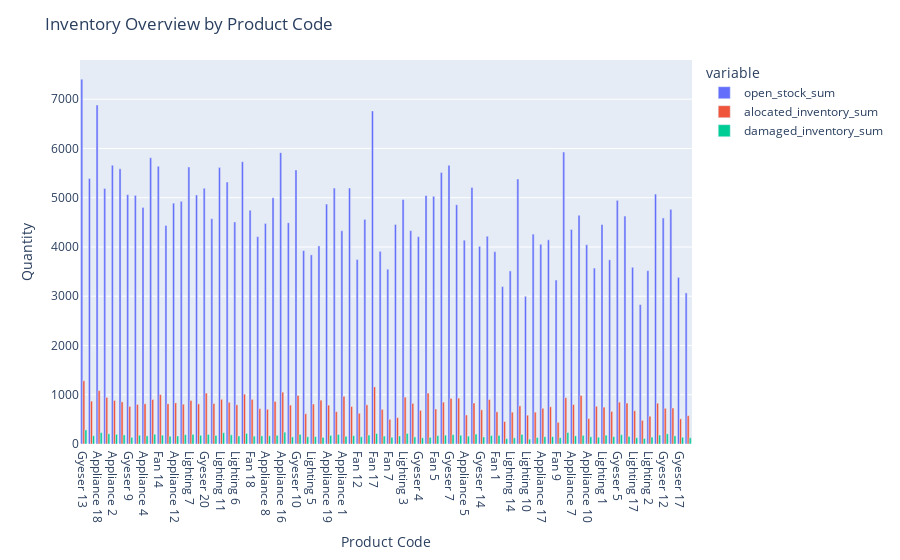

The code cell stored with this chart in its notebook:
### Code cell
fig = px.bar(result,x='product_code',y=['open_stock_sum','alocated_inventory_sum','damaged_inventory_sum'],barmode='group')
fig.update_layout(
    title='Inventory Overview by Product Code',
    xaxis_title='Product Code',
    yaxis_title='Quantity'
)

### Figure 1 — Plotly figure (JSON) as saved in the notebook; plotly's stock layout.template omitted (floating-point values rounded to 4 significant figures)
{"data": [{"alignmentgroup": "True", "hovertemplate": "variable=open_stock_sum<br>product_code=%{x}<br>value=%{y}<extra></extra>", "legendgroup": "open_stock_sum", "marker": {"color": "#636efa", "pattern": {"shape": ""}}, "name": "open_stock_sum", "offsetgroup": "open_stock_sum", "orientation": "v", "showlegend": true, "textposition": "auto", "type": "bar", "x": ["Gyeser 13", "Appliance 20", "Appliance 18", "Fan 6", "Appliance 2", "Gyeser 6", "Gyeser 9", "Fan 8", "Appliance 4", "Fan 16", "Fan 14", "Lighting 12", "Appliance 12", "Lighting 8", "Lighting 7", "Appliance 6", "Gyeser 20", "Lighting 15", "Lighting 11", "Appliance 3", "Lighting 6", "Lighting 9", "Fan 18", "Fan 15", "Appliance 8", "Fan 20", "Appliance 16", "Appliance 13", "Gyeser 10", "Gyeser 11", "Lighting 5", "Gyeser 3", "Appliance 19", "Gyeser 16", "Appliance 1", "Fan 2", "Fan 12", "Fan 11", "Fan 17", "Appliance 11", "Fan 7", "Appliance 15", "Lighting 3", "Lighting 18", "Gyeser 4", "Fan 3", "Fan 5", "Gyeser 15", "Gyeser 7", "Gyeser 19", "Appliance 5", "Appliance 9", "Gyeser 14", "Lighting 20", "Fan 1", "Gyeser 1", "Lighting 14", "Lighting 13", "Lighting 10", "Lighting 4", "Appliance 17", "Gyeser 2", "Fan 9", "Fan 4", "Appliance 7", "Fan 13", "Appliance 10", "Fan 19", "Lighting 1", "Lighting 16", "Gyeser 5", "Gyeser 18", "Lighting 17", "Lighting 19", "Lighting 2", "Appliance 14", "Gyeser 12", "Fan 10", "Gyeser 17", "Gyeser 8"], "xaxis": "x", "y": [7406, 5391, 6882, 5188, 5660, 5587, 5063, 5047, 4803, 5810, 5639, 4437, 4890, 4927, 5624, 5056, 5192, 4574, 5611, 5319, 4508, 5730, 4746, 4209, 4477, 4998, 5915, 4491, 5565, 3926, 3840, 4021, 4871, 5196, 4330, 5197, 3746, 4560, 6762, 3911, 3549, 4456, 4963, 4332, 4209, 5045, 5028, 5511, 5658, 4857, 4138, 5206, 4012, 4218, 3905, 3196, 3514, 5379, 2998, 4261, 4055, 4145, 3329, 5927, 4355, 4644, 4046, 3571, 4455, 3739, 4946, 4628, 3587, 2830, 3519, 5074, 4589, 4764, 3383, 3068], "yaxis": "y"}, {"alignmentgroup": "True", "hovertemplate": "variable=alocated_inventory_sum<br>product_code=%{x}<br>value=%{y}<extra></extra>", "legendgroup": "alocated_inventory_sum", "marker": {"color": "#EF553B", "pattern": {"shape": ""}}, "name": "alocated_inventory_sum", "offsetgroup": "alocated_inventory_sum", "orientation": "v", "showlegend": true, "textposition": "auto", "type": "bar", "x": ["Gyeser 13", "Appliance 20", "Appliance 18", "Fan 6", "Appliance 2", "Gyeser 6", "Gyeser 9", "Fan 8", "Appliance 4", "Fan 16", "Fan 14", "Lighting 12", "Appliance 12", "Lighting 8", "Lighting 7", "Appliance 6", "Gyeser 20", "Lighting 15", "Lighting 11", "Appliance 3", "Lighting 6", "Lighting 9", "Fan 18", "Fan 15", "Appliance 8", "Fan 20", "Appliance 16", "Appliance 13", "Gyeser 10", "Gyeser 11", "Lighting 5", "Gyeser 3", "Appliance 19", "Gyeser 16", "Appliance 1", "Fan 2", "Fan 12", "Fan 11", "Fan 17", "Appliance 11", "Fan 7", "Appliance 15", "Lighting 3", "Lighting 18", "Gyeser 4", "Fan 3", "Fan 5", "Gyeser 15", "Gyeser 7", "Gyeser 19", "Appliance 5", "Appliance 9", "Gyeser 14", "Lighting 20", "Fan 1", "Gyeser 1", "Lighting 14", "Lighting 13", "Lighting 10", "Lighting 4", "Appliance 17", "Gyeser 2", "Fan 9", "Fan 4", "Appliance 7", "Fan 13", "Appliance 10", "Fan 19", "Lighting 1", "Lighting 16", "Gyeser 5", "Gyeser 18", "Lighting 17", "Lighting 19", "Lighting 2", "Appliance 14", "Gyeser 12", "Fan 10", "Gyeser 17", "Gyeser 8"], "xaxis": "x", "y": [1284, 871, 1085, 946, 884, 856, 764, 803, 817, 903, 1004, 816, 835, 809, 884, 814, 1034, 822, 907, 846, 796, 1012, 906, 717, 705, 865, 1053, 791, 986, 614, 812, 891, 789, 657, 968, 762, 624, 795, 1159, 704, 500, 536, 952, 824, 683, 1034, 711, 850, 926, 931, 590, 833, 693, 901, 653, 456, 647, 774, 585, 647, 725, 756, 440, 941, 802, 986, 515, 767, 749, 662, 849, 831, 675, 480, 564, 829, 725, 731, 511, 575], "yaxis": "y"}, {"alignmentgroup": "True", "hovertemplate": "variable=damaged_inventory_sum<br>product_code=%{x}<br>value=%{y}<extra></extra>", "legendgroup": "damaged_inventory_sum", "marker": {"color": "#00cc96", "pattern": {"shape": ""}}, "name": "damaged_inventory_sum", "offsetgroup": "damaged_inventory_sum", "orientation": "v", "showlegend": true, "textposition": "auto", "type": "bar", "x": ["Gyeser 13", "Appliance 20", "Appliance 18", "Fan 6", "Appliance 2", "Gyeser 6", "Gyeser 9", "Fan 8", "Appliance 4", "Fan 16", "Fan 14", "Lighting 12", "Appliance 12", "Lighting 8", "Lighting 7", "Appliance 6", "Gyeser 20", "Lighting 15", "Lighting 11", "Appliance 3", "Lighting 6", "Lighting 9", "Fan 18", "Fan 15", "Appliance 8", "Fan 20", "Appliance 16", "Appliance 13", "Gyeser 10", "Gyeser 11", "Lighting 5", "Gyeser 3", "Appliance 19", "Gyeser 16", "Appliance 1", "Fan 2", "Fan 12", "Fan 11", "Fan 17", "Appliance 11", "Fan 7", "Appliance 15", "Lighting 3", "Lighting 18", "Gyeser 4", "Fan 3", "Fan 5", "Gyeser 15", "Gyeser 7", "Gyeser 19", "Appliance 5", "Appliance 9", "Gyeser 14", "Lighting 20", "Fan 1", "Gyeser 1", "Lighting 14", "Lighting 13", "Lighting 10", "Lighting 4", "Appliance 17", "Gyeser 2", "Fan 9", "Fan 4", "Appliance 7", "Fan 13", "Appliance 10", "Fan 19", "Lighting 1", "Lighting 16", "Gyeser 5", "Gyeser 18", "Lighting 17", "Lighting 19", "Lighting 2", "Appliance 14", "Gyeser 12", "Fan 10", "Gyeser 17", "Gyeser 8"], "xaxis": "x", "y": [286, 167, 231, 207, 196, 185, 135, 177, 165, 198, 178, 158, 163, 189, 196, 176, 194, 173, 229, 186, 163, 214, 159, 165, 166, 176, 240, 144, 195, 147, 150, 134, 174, 193, 157, 169, 147, 181, 212, 161, 137, 163, 215, 144, 126, 134, 170, 179, 190, 178, 159, 201, 143, 172, 175, 108, 125, 194, 98, 132, 147, 149, 127, 233, 165, 175, 146, 137, 179, 149, 188, 154, 128, 112, 140, 181, 207, 165, 136, 126], "yaxis": "y"}], "layout": {"barmode": "group", "legend": {"title": {"text": "variable"}, "tracegroupgap": 0}, "margin": {"t": 60}, "title": {"text": "Inventory Overview by Product Code"}, "xaxis": {"anchor": "y", "domain": [0, 1], "title": {"text": "Product Code"}}, "yaxis": {"anchor": "x", "domain": [0, 1], "title": {"text": "Quantity"}}}}
